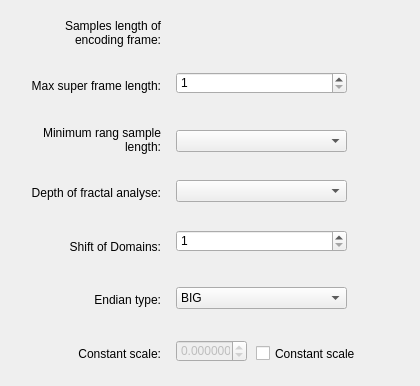
<?xml version="1.0" encoding="UTF-8"?>
<ui version="4.0">
 <class>EncodingOptionsFirstVersionWidget</class>
 <widget class="QWidget" name="EncodingOptionsFirstVersionWidget">
  <property name="geometry">
   <rect>
    <x>0</x>
    <y>0</y>
    <width>420</width>
    <height>386</height>
   </rect>
  </property>
  <property name="minimumSize">
   <size>
    <width>400</width>
    <height>386</height>
   </size>
  </property>
  <property name="windowTitle">
   <string>Form</string>
  </property>
  <layout class="QHBoxLayout" name="horizontalLayout">
   <property name="leftMargin">
    <number>0</number>
   </property>
   <property name="topMargin">
    <number>0</number>
   </property>
   <property name="rightMargin">
    <number>0</number>
   </property>
   <property name="bottomMargin">
    <number>0</number>
   </property>
   <item>
    <widget class="QWidget" name="widget" native="true">
     <property name="minimumSize">
      <size>
       <width>170</width>
       <height>0</height>
      </size>
     </property>
     <property name="maximumSize">
      <size>
       <width>170</width>
       <height>16777215</height>
      </size>
     </property>
     <layout class="QVBoxLayout" name="verticalLayout">
      <item>
       <widget class="QLabel" name="label">
        <property name="text">
         <string>Samples length of 
encoding frame:</string>
        </property>
        <property name="alignment">
         <set>Qt::AlignRight|Qt::AlignTrailing|Qt::AlignVCenter</set>
        </property>
       </widget>
      </item>
      <item>
       <widget class="QLabel" name="label_2">
        <property name="text">
         <string>Max super frame length:</string>
        </property>
        <property name="alignment">
         <set>Qt::AlignRight|Qt::AlignTrailing|Qt::AlignVCenter</set>
        </property>
       </widget>
      </item>
      <item>
       <widget class="QLabel" name="label_3">
        <property name="text">
         <string>Minimum rang sample 
length:</string>
        </property>
        <property name="alignment">
         <set>Qt::AlignRight|Qt::AlignTrailing|Qt::AlignVCenter</set>
        </property>
       </widget>
      </item>
      <item>
       <widget class="QLabel" name="label_4">
        <property name="text">
         <string>Depth of fractal analyse:</string>
        </property>
        <property name="alignment">
         <set>Qt::AlignRight|Qt::AlignTrailing|Qt::AlignVCenter</set>
        </property>
       </widget>
      </item>
      <item>
       <widget class="QLabel" name="label_5">
        <property name="text">
         <string>Shift of Domains:</string>
        </property>
        <property name="alignment">
         <set>Qt::AlignRight|Qt::AlignTrailing|Qt::AlignVCenter</set>
        </property>
       </widget>
      </item>
      <item>
       <widget class="QLabel" name="label_6">
        <property name="text">
         <string>Endian type:</string>
        </property>
        <property name="alignment">
         <set>Qt::AlignRight|Qt::AlignTrailing|Qt::AlignVCenter</set>
        </property>
       </widget>
      </item>
      <item>
       <widget class="QLabel" name="label_7">
        <property name="text">
         <string>Constant scale:</string>
        </property>
        <property name="alignment">
         <set>Qt::AlignRight|Qt::AlignTrailing|Qt::AlignVCenter</set>
        </property>
       </widget>
      </item>
     </layout>
    </widget>
   </item>
   <item>
    <widget class="QWidget" name="widget_2" native="true">
     <widget class="QLabel" name="m_sampleLength">
      <property name="geometry">
       <rect>
        <x>2</x>
        <y>27</y>
        <width>171</width>
        <height>20</height>
       </rect>
      </property>
      <property name="text">
       <string/>
      </property>
     </widget>
     <widget class="QSpinBox" name="m_maxSuperFrameSpinBox">
      <property name="geometry">
       <rect>
        <x>0</x>
        <y>72</y>
        <width>171</width>
        <height>22</height>
       </rect>
      </property>
      <property name="minimum">
       <number>1</number>
      </property>
      <property name="maximum">
       <number>256</number>
      </property>
      <property name="value">
       <number>1</number>
      </property>
     </widget>
     <widget class="QComboBox" name="m_RangSampleLengthComboBox">
      <property name="geometry">
       <rect>
        <x>0</x>
        <y>130</y>
        <width>171</width>
        <height>22</height>
       </rect>
      </property>
     </widget>
     <widget class="QComboBox" name="m_DepthFractalAnalyseComboBox">
      <property name="geometry">
       <rect>
        <x>0</x>
        <y>180</y>
        <width>171</width>
        <height>22</height>
       </rect>
      </property>
     </widget>
     <widget class="QSpinBox" name="m_ShiftDomainsSpinBox">
      <property name="geometry">
       <rect>
        <x>0</x>
        <y>230</y>
        <width>171</width>
        <height>22</height>
       </rect>
      </property>
      <property name="minimum">
       <number>1</number>
      </property>
      <property name="maximum">
       <number>256</number>
      </property>
      <property name="value">
       <number>1</number>
      </property>
     </widget>
     <widget class="QComboBox" name="m_endianTypeComboBox">
      <property name="geometry">
       <rect>
        <x>0</x>
        <y>287</y>
        <width>171</width>
        <height>22</height>
       </rect>
      </property>
      <item>
       <property name="text">
        <string>BIG</string>
       </property>
      </item>
      <item>
       <property name="text">
        <string>LITTLE</string>
       </property>
      </item>
     </widget>
     <widget class="QDoubleSpinBox" name="m_ConstantScaleDoubleSpinBox">
      <property name="enabled">
       <bool>false</bool>
      </property>
      <property name="geometry">
       <rect>
        <x>0</x>
        <y>340</y>
        <width>71</width>
        <height>22</height>
       </rect>
      </property>
      <property name="decimals">
       <number>6</number>
      </property>
      <property name="minimum">
       <double>-0.992187000000000</double>
      </property>
      <property name="maximum">
       <double>0.992187000000000</double>
      </property>
      <property name="singleStep">
       <double>0.007812000000000</double>
      </property>
      <property name="value">
       <double>0.000000000000000</double>
      </property>
     </widget>
     <widget class="QCheckBox" name="m_ConstantScaleEnableCheckBox">
      <property name="geometry">
       <rect>
        <x>80</x>
        <y>343</y>
        <width>111</width>
        <height>21</height>
       </rect>
      </property>
      <property name="text">
       <string>Constant scale</string>
      </property>
     </widget>
    </widget>
   </item>
  </layout>
 </widget>
 <resources/>
 <connections>
  <connection>
   <sender>m_ConstantScaleEnableCheckBox</sender>
   <signal>toggled(bool)</signal>
   <receiver>m_ConstantScaleDoubleSpinBox</receiver>
   <slot>setEnabled(bool)</slot>
   <hints>
    <hint type="sourcelabel">
     <x>350</x>
     <y>345</y>
    </hint>
    <hint type="destinationlabel">
     <x>250</x>
     <y>342</y>
    </hint>
   </hints>
  </connection>
 </connections>
</ui>
